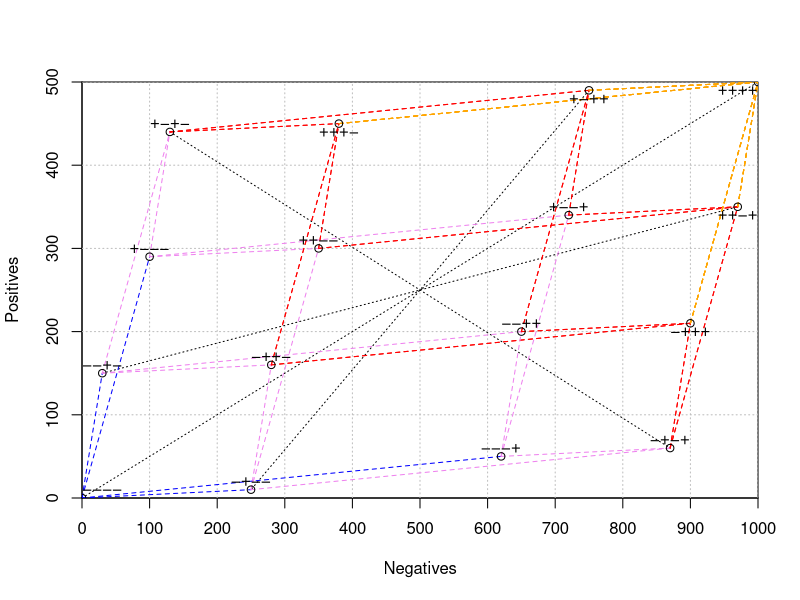

Reproduce this figure in R.
## ---- chunk 1
#| echo: false

# Plot dimensions
h <- 500  # Height of plot
w <- 1000 # Width of plot
grid.step <- 100 # Grid step size

# Initialize the plot
plot(
  c(0, w), c(0, h),
  xaxs = "i", yaxs = "i", # Inner plotting area
  xaxt = 'n', yaxt = 'n', # Suppress default axes
  type = "n",             # Empty canvas
  xlab = "Negatives", 
  ylab = "Positives"
)

# Define points
x <- c(100, 250, 30, 620)
y <- c(290, 10, 150, 50)

# Draw axes
axis(1, at = seq(0, w, by = grid.step), labels = seq(0, w, by = grid.step))
axis(2, at = seq(0, h, by = grid.step), labels = seq(0, h, by = grid.step))

# Add grid
gx <- grid.step
while (gx <= w) {
  abline(v = gx, col = "gray", lty = "dotted")
  gx <- gx + grid.step
}
gy <- grid.step
while (gy <= h) {
  abline(h = gy, col = "gray", lty = "dotted")
  gy <- gy + grid.step
}

# Draw diagonal
segments(0, 0, w, h, lty = 3)

# Symmetry segments
segments(x[3], y[3], sum(x[c(1, 2, 4)]), sum(y[c(1, 2, 4)]), lty = 3)
segments(sum(x[c(1, 3)]), sum(y[c(1, 3)]), sum(x[c(2, 4)]), sum(y[c(2, 4)]), lty = 3)
segments(sum(x[c(1, 3, 4)]), sum(y[c(1, 3, 4)]), x[2], y[2], lty = 3)

# Draw curve segments
for (i in 1:4) {
  segments(0, 0, x[i], y[i], lty = 2, col = 'blue')
  for (j in 1:4) {
    if (j != i) {
      segments(x[i], y[i], x[i] + x[j], y[i] + y[j], lty = 2, col = 'violet')
      for (k in 1:4) {
        if (k != i && k != j) {
          segments(x[i] + x[j], y[i] + y[j], x[i] + x[j] + x[k], y[i] + y[j] + y[k], lty = 2, col = 'red')
          for (l in 1:4) {
            if (l != i && l != j && l != k) {
              segments(x[i] + x[j] + x[k], y[i] + y[j] + y[k], w, h, lty = 2, col = 'orange')
            }
          }
        }
      }
    }
  }
}

# Draw points and add labels
n <- 0;    p <- 0;    points(n, p, type = 'p'); text(n + 30, p + 10, "−−−−")
n <- x[1]; p <- y[1]; points(n, p, type = 'p'); text(n, p + 10, "+−−−")
n <- x[2]; p <- y[2]; points(n, p, type = 'p'); text(n, p + 10, "−+−−")
n <- x[3]; p <- y[3]; points(n, p, type = 'p'); text(n, p + 10, "−−+−")
n <- x[4]; p <- y[4]; points(n, p, type = 'p'); text(n, p + 10, "−−−+")
n <- x[1] + x[2]; p <- y[1] + y[2]; points(n, p, type = 'p'); text(n, p + 10, "++−−")
n <- x[1] + x[3]; p <- y[1] + y[3]; points(n, p, type = 'p'); text(n, p + 10, "+−+−")
n <- x[1] + x[4]; p <- y[1] + y[4]; points(n, p, type = 'p'); text(n, p + 10, "+−−+")
n <- x[2] + x[3]; p <- y[2] + y[3]; points(n, p, type = 'p'); text(n, p + 10, "−++−")
n <- x[2] + x[4]; p <- y[2] + y[4]; points(n, p, type = 'p'); text(n, p + 10, "−+−+")
n <- x[3] + x[4]; p <- y[3] + y[4]; points(n, p, type = 'p'); text(n, p + 10, "−−++")
n <- x[1] + x[2] + x[3]; p <- y[1] + y[2] + y[3]; points(n, p, type = 'p'); text(n, p - 10, "+++−")
n <- x[1] + x[2] + x[4]; p <- y[1] + y[2] + y[4]; points(n, p, type = 'p'); text(n, p - 10, "++−+")
n <- x[1] + x[3] + x[4]; p <- y[1] + y[3] + y[4]; points(n, p, type = 'p'); text(n, p - 10, "+−++")
n <- x[2] + x[3] + x[4]; p <- y[2] + y[3] + y[4]; points(n, p, type = 'p'); text(n, p - 10, "−+++")
n <- w;    p <- h;    points(n, p, type = 'p'); text(n - 30, p - 10, "++++")

# Save to file (optional, uncomment to enable)
# png(height = h, width = w, filename = "nested-grid.png")
# dev.off()
